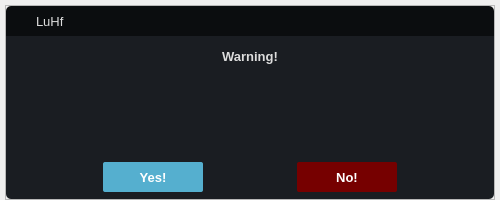
<?xml version="1.0" encoding="UTF-8"?>
<ui version="4.0">
 <class>DialogInterativa</class>
 <widget class="QDialog" name="DialogInterativa">
  <property name="geometry">
   <rect>
    <x>0</x>
    <y>0</y>
    <width>500</width>
    <height>200</height>
   </rect>
  </property>
  <property name="minimumSize">
   <size>
    <width>500</width>
    <height>200</height>
   </size>
  </property>
  <property name="maximumSize">
   <size>
    <width>500</width>
    <height>200</height>
   </size>
  </property>
  <property name="windowTitle">
   <string>Dialog</string>
  </property>
  <property name="styleSheet">
   <string notr="true">*{
	font-family:&quot;Segoe UI&quot;;
	background-repeat: none;
	background-position: center;
	color: rgb(221, 221, 221);
}

#header_content{
	background-color: rgb(11, 13, 15);
	
}
#header_content QPushButton{
	background-color: transparent;
	border-radius: 5px;
}
/*	Propriedades que se aplicam aos botões , que aplicam um efeito de hover quando o mouse é passado por eles*/
#header_content QPushButton:hover{
	background-color: rgba(255, 255, 255, 0.1);
}
#body_content{
	background-color:rgb(26, 29, 34);
}
QLineEdit {
	background-color: rgb(33, 37, 43);
	border-radius: 5px;
	border: 2px solid rgb(33, 37, 43);
	padding-left: 10px;
	selection-color: rgb(255, 255, 255);
	selection-background-color: rgb(255, 121, 198);
}
#label_local_projeto{
	background-color: rgb(33, 37, 43);
	border-radius: 5px;
	border: 2px solid rgb(33, 37, 43);
	padding-left: 10px;
	selection-color: rgb(255, 255, 255);
	selection-background-color: rgb(255, 121, 198);
}
QLineEdit:hover {
	border: 2px solid rgb(64, 71, 88);
}
QLineEdit:focus {
	border: 2px solid rgb(91, 101, 124);
}

</string>
  </property>
  <layout class="QVBoxLayout" name="verticalLayout">
   <property name="spacing">
    <number>0</number>
   </property>
   <property name="leftMargin">
    <number>5</number>
   </property>
   <property name="topMargin">
    <number>5</number>
   </property>
   <property name="rightMargin">
    <number>5</number>
   </property>
   <property name="bottomMargin">
    <number>0</number>
   </property>
   <item>
    <widget class="QFrame" name="container_app">
     <property name="frameShape">
      <enum>QFrame::StyledPanel</enum>
     </property>
     <property name="frameShadow">
      <enum>QFrame::Raised</enum>
     </property>
     <layout class="QVBoxLayout" name="verticalLayout_6">
      <property name="spacing">
       <number>0</number>
      </property>
      <property name="leftMargin">
       <number>0</number>
      </property>
      <property name="topMargin">
       <number>0</number>
      </property>
      <property name="rightMargin">
       <number>0</number>
      </property>
      <property name="bottomMargin">
       <number>0</number>
      </property>
      <item>
       <widget class="QFrame" name="header_content">
        <property name="minimumSize">
         <size>
          <width>0</width>
          <height>30</height>
         </size>
        </property>
        <property name="maximumSize">
         <size>
          <width>16777215</width>
          <height>30</height>
         </size>
        </property>
        <property name="styleSheet">
         <string notr="true">border-top-left-radius: 5px;
border-top-right-radius: 5px;</string>
        </property>
        <property name="frameShape">
         <enum>QFrame::StyledPanel</enum>
        </property>
        <property name="frameShadow">
         <enum>QFrame::Raised</enum>
        </property>
        <layout class="QHBoxLayout" name="horizontalLayout">
         <property name="spacing">
          <number>0</number>
         </property>
         <property name="leftMargin">
          <number>0</number>
         </property>
         <property name="topMargin">
          <number>0</number>
         </property>
         <property name="rightMargin">
          <number>4</number>
         </property>
         <property name="bottomMargin">
          <number>0</number>
         </property>
         <item>
          <widget class="QFrame" name="frame_3">
           <property name="minimumSize">
            <size>
             <width>30</width>
             <height>30</height>
            </size>
           </property>
           <property name="maximumSize">
            <size>
             <width>30</width>
             <height>30</height>
            </size>
           </property>
           <property name="styleSheet">
            <string notr="true">background-image: url(:/images/images/logo_25x25.png);</string>
           </property>
           <property name="frameShape">
            <enum>QFrame::StyledPanel</enum>
           </property>
           <property name="frameShadow">
            <enum>QFrame::Raised</enum>
           </property>
          </widget>
         </item>
         <item>
          <widget class="QFrame" name="frame_2">
           <property name="font">
            <font>
             <family>Segoe UI</family>
             <pointsize>11</pointsize>
            </font>
           </property>
           <property name="frameShape">
            <enum>QFrame::StyledPanel</enum>
           </property>
           <property name="frameShadow">
            <enum>QFrame::Raised</enum>
           </property>
           <layout class="QVBoxLayout" name="verticalLayout_2">
            <property name="spacing">
             <number>0</number>
            </property>
            <property name="leftMargin">
             <number>0</number>
            </property>
            <property name="topMargin">
             <number>0</number>
            </property>
            <property name="rightMargin">
             <number>0</number>
            </property>
            <property name="bottomMargin">
             <number>0</number>
            </property>
            <item>
             <widget class="QLabel" name="label">
              <property name="font">
               <font>
                <family>Segoe UI</family>
                <pointsize>10</pointsize>
               </font>
              </property>
              <property name="text">
               <string>LuHf</string>
              </property>
             </widget>
            </item>
           </layout>
          </widget>
         </item>
         <item>
          <widget class="QFrame" name="frame">
           <property name="maximumSize">
            <size>
             <width>20</width>
             <height>20</height>
            </size>
           </property>
           <property name="styleSheet">
            <string notr="true"/>
           </property>
           <property name="frameShape">
            <enum>QFrame::StyledPanel</enum>
           </property>
           <property name="frameShadow">
            <enum>QFrame::Raised</enum>
           </property>
           <layout class="QHBoxLayout" name="horizontalLayout_4">
            <property name="spacing">
             <number>0</number>
            </property>
            <property name="leftMargin">
             <number>0</number>
            </property>
            <property name="topMargin">
             <number>0</number>
            </property>
            <property name="rightMargin">
             <number>0</number>
            </property>
            <property name="bottomMargin">
             <number>0</number>
            </property>
            <item>
             <widget class="QPushButton" name="btn_Close">
              <property name="minimumSize">
               <size>
                <width>20</width>
                <height>20</height>
               </size>
              </property>
              <property name="maximumSize">
               <size>
                <width>20</width>
                <height>20</height>
               </size>
              </property>
              <property name="styleSheet">
               <string notr="true">background-image: url(:/icons/icons/icon_close.png);</string>
              </property>
              <property name="text">
               <string/>
              </property>
             </widget>
            </item>
           </layout>
          </widget>
         </item>
        </layout>
       </widget>
      </item>
      <item>
       <widget class="QFrame" name="body_content">
        <property name="styleSheet">
         <string notr="true">border-bottom-left-radius: 5px;
border-bottom-right-radius: 5px;</string>
        </property>
        <property name="frameShape">
         <enum>QFrame::StyledPanel</enum>
        </property>
        <property name="frameShadow">
         <enum>QFrame::Raised</enum>
        </property>
        <layout class="QVBoxLayout" name="verticalLayout_3">
         <property name="spacing">
          <number>0</number>
         </property>
         <property name="leftMargin">
          <number>0</number>
         </property>
         <property name="topMargin">
          <number>0</number>
         </property>
         <property name="rightMargin">
          <number>0</number>
         </property>
         <property name="bottomMargin">
          <number>6</number>
         </property>
         <item>
          <widget class="QFrame" name="frame_4">
           <property name="minimumSize">
            <size>
             <width>0</width>
             <height>40</height>
            </size>
           </property>
           <property name="maximumSize">
            <size>
             <width>16777215</width>
             <height>40</height>
            </size>
           </property>
           <property name="frameShape">
            <enum>QFrame::StyledPanel</enum>
           </property>
           <property name="frameShadow">
            <enum>QFrame::Raised</enum>
           </property>
           <layout class="QVBoxLayout" name="verticalLayout_5">
            <property name="spacing">
             <number>0</number>
            </property>
            <property name="leftMargin">
             <number>0</number>
            </property>
            <property name="topMargin">
             <number>0</number>
            </property>
            <property name="rightMargin">
             <number>0</number>
            </property>
            <property name="bottomMargin">
             <number>0</number>
            </property>
            <item>
             <widget class="QLabel" name="label_2">
              <property name="font">
               <font>
                <family>Segoe UI</family>
                <pointsize>10</pointsize>
                <bold>true</bold>
               </font>
              </property>
              <property name="text">
               <string>Warning!</string>
              </property>
              <property name="alignment">
               <set>Qt::AlignCenter</set>
              </property>
             </widget>
            </item>
           </layout>
          </widget>
         </item>
         <item>
          <widget class="QFrame" name="frame_6">
           <property name="frameShape">
            <enum>QFrame::StyledPanel</enum>
           </property>
           <property name="frameShadow">
            <enum>QFrame::Raised</enum>
           </property>
           <layout class="QHBoxLayout" name="horizontalLayout_2">
            <property name="spacing">
             <number>13</number>
            </property>
            <property name="leftMargin">
             <number>6</number>
            </property>
            <property name="topMargin">
             <number>0</number>
            </property>
            <property name="rightMargin">
             <number>0</number>
            </property>
            <property name="bottomMargin">
             <number>0</number>
            </property>
            <item>
             <widget class="QFrame" name="frame_imagem">
              <property name="minimumSize">
               <size>
                <width>40</width>
                <height>40</height>
               </size>
              </property>
              <property name="maximumSize">
               <size>
                <width>40</width>
                <height>40</height>
               </size>
              </property>
              <property name="styleSheet">
               <string notr="true">background-repeat: no-repeat;
background-image: url(:/images/images/info40.png);
background-position: center;</string>
              </property>
              <property name="frameShape">
               <enum>QFrame::StyledPanel</enum>
              </property>
              <property name="frameShadow">
               <enum>QFrame::Raised</enum>
              </property>
             </widget>
            </item>
            <item>
             <widget class="QLabel" name="label_message">
              <property name="sizePolicy">
               <sizepolicy hsizetype="Preferred" vsizetype="Preferred">
                <horstretch>0</horstretch>
                <verstretch>0</verstretch>
               </sizepolicy>
              </property>
              <property name="font">
               <font>
                <family>Segoe UI</family>
                <pointsize>11</pointsize>
               </font>
              </property>
              <property name="text">
               <string>&lt;html&gt;&lt;head/&gt;&lt;body&gt;&lt;p align=&quot;justify&quot;&gt;&lt;br/&gt;&lt;/p&gt;&lt;/body&gt;&lt;/html&gt;</string>
              </property>
              <property name="alignment">
               <set>Qt::AlignLeading|Qt::AlignLeft|Qt::AlignTop</set>
              </property>
              <property name="wordWrap">
               <bool>true</bool>
              </property>
             </widget>
            </item>
           </layout>
          </widget>
         </item>
         <item>
          <widget class="QFrame" name="frame_5">
           <property name="minimumSize">
            <size>
             <width>0</width>
             <height>40</height>
            </size>
           </property>
           <property name="maximumSize">
            <size>
             <width>16777215</width>
             <height>40</height>
            </size>
           </property>
           <property name="frameShape">
            <enum>QFrame::StyledPanel</enum>
           </property>
           <property name="frameShadow">
            <enum>QFrame::Raised</enum>
           </property>
           <layout class="QHBoxLayout" name="horizontalLayout_3">
            <property name="bottomMargin">
             <number>6</number>
            </property>
            <item>
             <widget class="QPushButton" name="btn_Yes">
              <property name="minimumSize">
               <size>
                <width>100</width>
                <height>30</height>
               </size>
              </property>
              <property name="maximumSize">
               <size>
                <width>100</width>
                <height>30</height>
               </size>
              </property>
              <property name="styleSheet">
               <string notr="true">QPushButton{
	background-color:  #55afcf;
	background-repeat: none;
	background-position:center;
	border: none;
	border-radius: 2px;
	font-size: 10pt;
	font-weight: bold;
	color:white ;
}
QPushButton:hover{
	background-color: rgba(255,255,255,0.1);
}

QPushButton:pressed{
	background-color: 2828c5;
	color: rgb(255, 255, 255);
	border: 1px solid, rgba(0,0,0,0.1);
}</string>
              </property>
              <property name="text">
               <string>Yes!</string>
              </property>
             </widget>
            </item>
            <item>
             <widget class="QPushButton" name="btn_No">
              <property name="minimumSize">
               <size>
                <width>100</width>
                <height>30</height>
               </size>
              </property>
              <property name="maximumSize">
               <size>
                <width>100</width>
                <height>30</height>
               </size>
              </property>
              <property name="styleSheet">
               <string notr="true">QPushButton{
	background-color: rgb(118, 0, 0);
	background-repeat: none;
	background-position:center;
	border: none;
	border-radius: 2px;
	font-size: 10pt;
	font-weight: bold;
	color:white ;
}
QPushButton:hover{
	background-color: rgba(255,255,255,0.1);
}

QPushButton:pressed{
	background-color: 2828c5;
	color: rgb(255, 255, 255);
	border: 1px solid, rgba(0,0,0,0.1);
}</string>
              </property>
              <property name="text">
               <string>No!</string>
              </property>
             </widget>
            </item>
           </layout>
          </widget>
         </item>
        </layout>
       </widget>
      </item>
     </layout>
    </widget>
   </item>
  </layout>
 </widget>
 <resources>
  <include location="../../resources.qrc"/>
 </resources>
 <connections/>
</ui>
